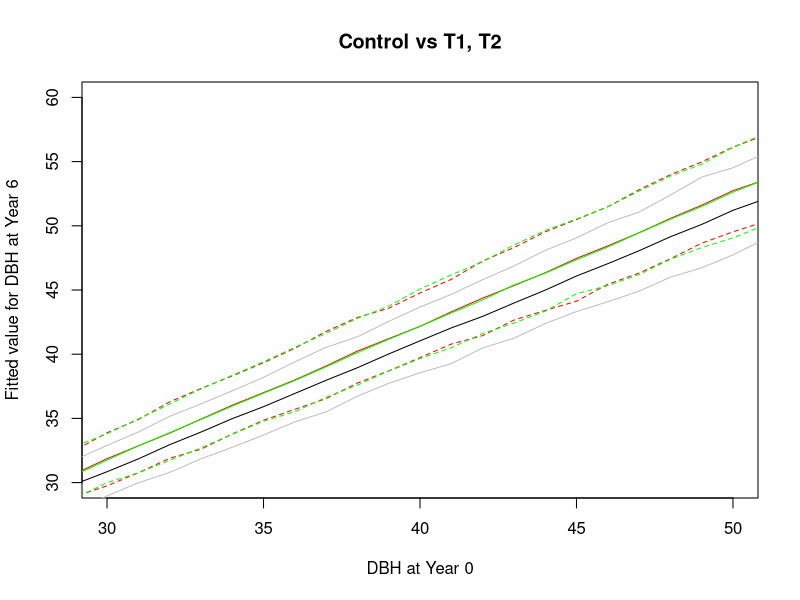
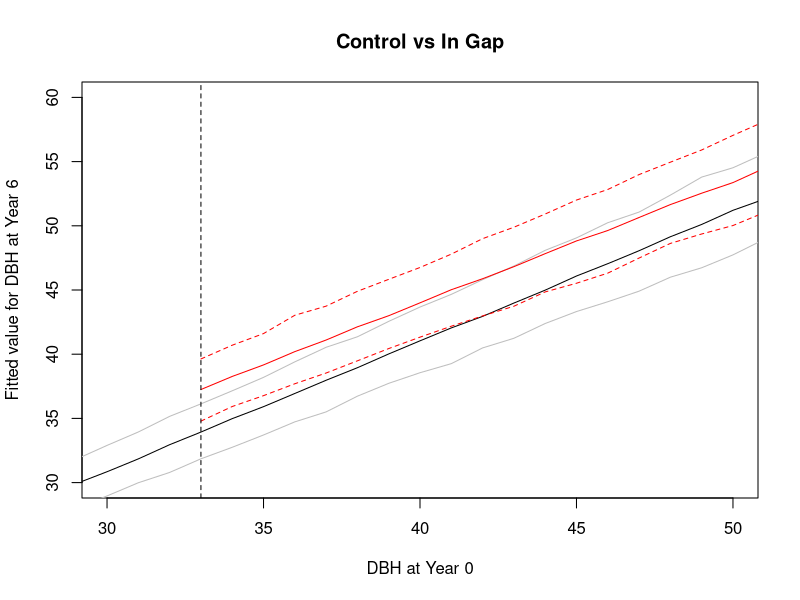

Reproduce these figures in R, in order. (Note: this script raises an error after producing the figures.)
library(lme4)
library(merTools)

library(rstudioapi)
setwd(dirname(getActiveDocumentContext()$path))


data = read.csv("./dataset/all_plots.csv", stringsAsFactors = FALSE)

DBHdata = data[1:9]
DBHdata = DBHdata[!is.na(DBHdata$DBH.year.6), ]
DBHdata = DBHdata[!is.na(DBHdata$DBH.year.0), ]
DBHdata$Treatment = factor(DBHdata$Treatment)
DBHdata$Large = factor(DBHdata$Large)

DBHdatarm = DBHdata[DBHdata$DBH.year.6/DBHdata$DBH.year.0 < 1.25 & DBHdata$DBH.year.6/DBHdata$DBH.year.0 > 0.9 & DBHdata$DBH.year.0 < 80, ]

DBHdatarm$InGap = (DBHdatarm$Treatment == "T2: Radial" & DBHdatarm$Large == "Yes")
DBHdatarm$InGap = factor(DBHdatarm$InGap)

mixed2.0 = lmer(log(DBH.year.6)~log(DBH.year.0)+Treatment+InGap+log(DBH.year.0):InGap+(1|Plot), data = DBHdatarm)



# Fitted values for Control
X <- data.frame('DBH.year.0'=1:60,
                'InGap'=FALSE,
                'Plot'=3,
                'Treatment'='Control')

PI <- predictInterval(merMod = mixed2.0, newdata = X,
                      level = 0.95, n.sims = 1000,
                      stat = "median", type="linear.prediction",
                      include.resid.var = TRUE)

# Plot Control vs. T1 (Not large trees)
X_T1 <- data.frame('DBH.year.0'=1:60,
                'InGap'=FALSE,
                'Plot'=3,
                'Treatment'='T1: Gap')

PI_T1 <- predictInterval(merMod = mixed2.0, newdata = X_T1,
                        level = 0.95, n.sims = 1000,
                        stat = "median", type="linear.prediction",
                        include.resid.var = TRUE)


plot(0, xlim=c(30,50), ylim=c(30,60), main = 'Control vs T1, T2',
     xlab= 'DBH at Year 0', ylab='Fitted value for DBH at Year 6')
lines(1:60, exp(PI$fit), type='l')
lines(1:60, exp(PI$upr), type='l', col='grey')
lines(1:60, exp(PI$lwr), type='l', col='grey')

lines(1:60, exp(PI_T1$fit), type='l', col='red', cex=4)
lines(1:60, exp(PI_T1$upr), type='l', lty='dashed', col='red')
lines(1:60, exp(PI_T1$lwr), type='l', lty='dashed', col='red')

X_T2 <- data.frame('DBH.year.0'=1:60,
                   'InGap'=FALSE,
                   'Plot'=3,
                   'Treatment'='T2: Radial')

PI_T2 <- predictInterval(merMod = mixed2.0, newdata = X_T1,
                        level = 0.95, n.sims = 1000,
                        stat = "median", type="linear.prediction",
                        include.resid.var = TRUE)

lines(1:60, exp(PI_T2$fit), type='l', col='green', cex=4)
lines(1:60, exp(PI_T2$upr), type='l', lty='dashed', col='green')
lines(1:60, exp(PI_T2$lwr), type='l', lty='dashed', col='green')


# Plot control vs. in-gap

X_ingap <- data.frame('DBH.year.0'=33:70,
                      'InGap'=TRUE,
                      'Plot'=3,
                      'Treatment'='T2: Radial')

PI_ingap <- predictInterval(merMod = mixed2.0, newdata = X_ingap,
                              level = 0.95, n.sims = 1000,
                              stat = "median", type="linear.prediction",
                              include.resid.var = TRUE)

plot(0, xlim=c(30,50), ylim=c(30,60), main='Control vs In Gap',
     
     xlab= 'DBH at Year 0', ylab='Fitted value for DBH at Year 6')
lines(1:60, exp(PI$fit), type='l')
lines(1:60, exp(PI$upr), type='l', col='grey')
lines(1:60, exp(PI$lwr), type='l', col='grey')

lines(33:70, exp(PI_ingap$fit)
      , type='l', col='red', cex=4)
lines(33:70, exp(PI_ingap$upr), type='l', lty='dashed', col='red')
lines(33:70, exp(PI_ingap$lwr), type='l', lty='dashed', col='red')
abline(v=33, lty='dashed')
      
summary(DBHdatarm[DBHdatarm$Large=='Yes', 'DBH.year.6'])
summary(DBHdatarm[DBHdatarm$Large=='No', 'DBH.year.6'])

alpha <- coef(mixed2.0)$Plot[,'(Intercept)']
summary(alpha)
exp(coef(mixed2.0)$Plot)

bootMer()
